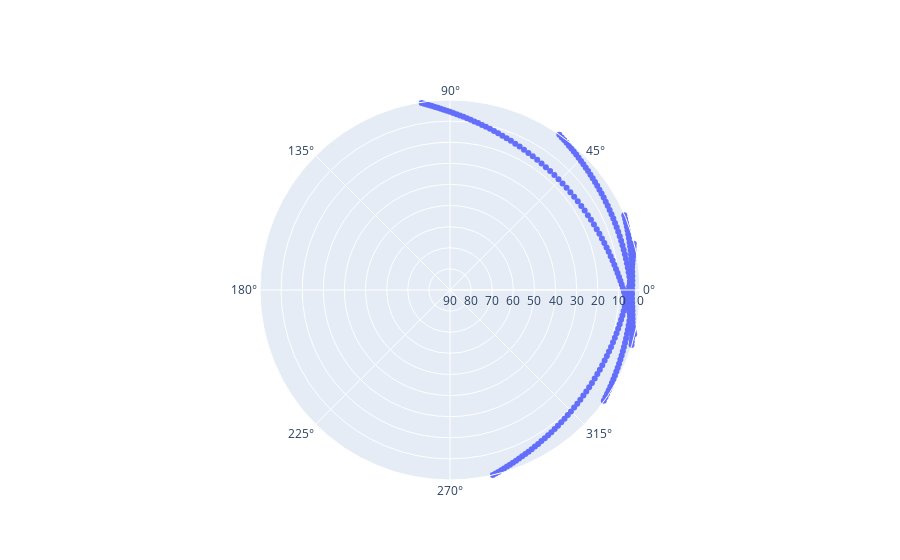

Notebook source saved alongside this figure:
### Code cell
t0 = datetime(2021, 10, 6, 8, 6, 1, tzinfo=timezone.utc)  #время начала расчета 
time_points = [t0 + timedelta(seconds=i * 10)  for i in range(2000)]
print(time_points[-1])   

lk_coord = [55.930148 / 180 * np.pi, 37.518151 / 180 * np.pi]   #координаты ЛК

plots = []

name = NOAA19["name"]
s = NOAA19["s"]
t = NOAA19["t"]
trajectory = get_satellite_trajectory((s, t), time_points)
lk_coordinate = get_cartesian_geo_from_geo_angles(latitude=lk_coord[0], longitude=lk_coord[1], model=wgs84) / 1000
earth_sk_trajectory = move_satellite_trajectory_to_earth_coordinates(trajectory, time_points)
#     phis, lams, coor_e1 = get_related_spherical_coordinates(lk_coordinate, earth_sk_trajectory)
coord = pm.ecef2aer(earth_sk_trajectory[:, 0] * 1000, 
                    earth_sk_trajectory[:, 1] * 1000, 
                    earth_sk_trajectory[:, 2] * 1000, 
                    lk_coord[0], lk_coord[1], 130, deg=False)
lams, phis, coor_e1 = coord
lams = np.rad2deg(lams)
phis = np.rad2deg(phis)
phi=[]
lam=[]
times=[]
    
for p, l, c, txt in zip(phis, lams, coor_e1, time_points):
#         if c > 0:
    if p > 0:
        phi.append(p)
        lam.append(l)
        times.append(txt.astimezone(pytz.timezone("Europe/Moscow")))
plots.append(go.Scatterpolar(
        r = phi,
        theta = lam,
        text = times,
        name=name, 
        mode = 'markers'
    ))
    
fig = go.Figure(data=
    plots,
)
fig.update_layout(
    polar = dict(
      radialaxis_range = [90, 0]
    ))
fig.show()

### Figure 1 — Plotly figure (JSON) as saved in the notebook; plotly's stock layout.template omitted (floating-point values rounded to 4 significant figures; data arrays with more than 128 entries replaced by an {"elided": "..."} marker saying what was removed)
{"data": [{"mode": "markers", "name": "NOAA 19", "r": {"elided": "246 float values"}, "text": {"elided": "246 str values"}, "theta": {"elided": "246 float values"}, "type": "scatterpolar"}], "layout": {"polar": {"radialaxis": {"range": [90, 0]}}}}
